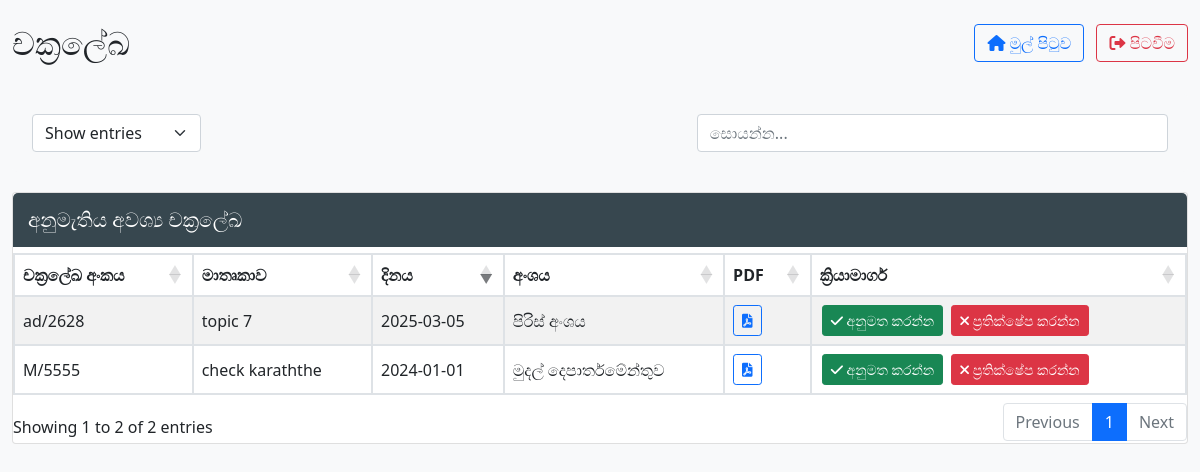
/ao.php (signed in), run on the app's committed database.
### tables this page shows
CREATE TABLE IF NOT EXISTS `c_tbl` (
  `c_id` int NOT NULL AUTO_INCREMENT,
  `c_sec` varchar(50) NOT NULL,
  `c_num` varchar(50) NOT NULL,
  `c_head` varchar(100) NOT NULL,
  `c_date` date NOT NULL,
  `c_file` varchar(50) NOT NULL,
  `confirm` int NOT NULL,
  PRIMARY KEY (`c_id`)
);

### ao.php (the view, shortened to what this page needs)
<?php
include 'conn/dbase.php';
$sql = "SELECT c_id, c_num, c_head, c_date, c_sec, c_file FROM c_tbl WHERE confirm = 0 ORDER BY c_id DESC";
$stmt = $conn->prepare($sql);
$stmt->execute();
$circulars = $stmt->fetchAll();
?>
<!DOCTYPE html>
<html lang="si">
<head>
    <link href="https://cdn.jsdelivr.net/npm/bootstrap@5.1.3/dist/css/bootstrap.min.css" rel="stylesheet">
    <link href="https://cdn.datatables.net/1.11.5/css/dataTables.bootstrap5.min.css" rel="stylesheet">
    <link href="https://cdnjs.cloudflare.com/ajax/libs/font-awesome/6.0.0/css/all.min.css" rel="stylesheet">
</head>
<body class="bg-light">
    <div class="container-fluid py-4">
        <div class="row mb-4">
            <div class="col-md-8">
                <h2>චක්‍රලේඛ</h2>
            </div>
            <div class="col-md-4 text-end">
                <a href="select.php" class="btn btn-outline-primary me-2">
                    <i class="fas fa-home"></i> මුල් පිටුව
                </a>
                <a href="includes/logout.inc.php" class="btn btn-outline-danger">
                    <i class="fas fa-sign-out-alt"></i> පිටවීම
                </a>
            </div>
        </div>
        <div class="search-section">
            <div class="row align-items-center">
                <div class="col-md-2">
                    <select class="form-select" id="entriesSelect">
                        <option value="10">Show entries</option>
                    </select>
                </div>
                <div class="col-md-10">
                    <div class="d-flex justify-content-end">
                        <input type="search" class="form-control w-50" placeholder="සොයන්න..." id="searchInput">
                    </div>
                </div>
            </div>
        </div>
        <div class="card">
            <h5 class="table-header">අනුමැතිය අවශ්‍ය චක්‍රලේඛ</h5>
            <div class="card-body p-0">
                <table id="circularsTable" class="table table-striped mb-0">
                    <thead>
                        <tr>
                            <th>චක්‍රලේඛ අංකය</th>
                            <th>මාතෘකාව</th>
                            <th>දිනය</th>
                            <th>අංශය</th>
                            <th>PDF</th>
                            <th>ක්‍රියාමාර්ග</th>
                        </tr>
                    </thead>
                    <tbody>
                        <?php foreach($circulars as $circular): ?>
                            <tr>
                                <td><?php echo htmlspecialchars($circular['c_num']); ?></td>
                                <td><?php echo htmlspecialchars($circular['c_head']); ?></td>
                                <td><?php echo date('Y-m-d', strtotime($circular['c_date'])); ?></td>
                                <td><?php echo htmlspecialchars($circular['c_sec']); ?></td>
                                <td>
                                    <a href="uploads/<?php echo htmlspecialchars($circular['c_file']); ?>" target="_blank" class="btn btn-sm btn-outline-primary">
                                        <i class="fas fa-file-pdf"></i>
                                    </a>
                                </td>
                                <td class="action-buttons">
                                    <form method="POST" class="d-inline">
                                        <button type="submit" name="action" value="approve" class="btn btn-sm btn-success">
                                            <i class="fas fa-check"></i> අනුමත කරන්න
                                        </button>
                                        <button type="submit" name="action" value="reject" class="btn btn-sm btn-danger">
                                            <i class="fas fa-times"></i> ප්‍රතික්ෂේප කරන්න
                                        </button>
                                    </form>
                                </td>
                            </tr>
                        <?php endforeach; ?>
                    </tbody>
                </table>
            </div>
        </div>
        <div class="row mt-3">
            <div class="col-md-6">
            </div>
            <div class="col-md-6">
            </div>
        </div>
    </div>
</body>
</html>

### ao.php (style rules this page uses)
.table { border: 1px solid #dee2e6; }
.table th, .table td { border: 1px solid #dee2e6; vertical-align: middle; }
.action-buttons .btn { margin: 0 2px; }
.search-section { background-color: #f8f9fa; padding: 20px; margin-bottom: 20px; border-radius: 5px; }
.table-header { background-color: #37474f; color: white; padding: 15px; margin-bottom: 0; border-radius: 5px 5px 0 0; }
.btn-outline-primary { color: #0d6efd; border-color: #0d6efd; }

### data on the page
c_tbl: c_num "ad/2628", c_head "topic 7", c_date "2025-03-05", c_sec "පිරිස් අංශය"
c_tbl: c_num "M/5555", c_head "check karaththe", c_date "2024-01-01", c_sec "මුදල් දෙපාර්තමේන්තුව"
